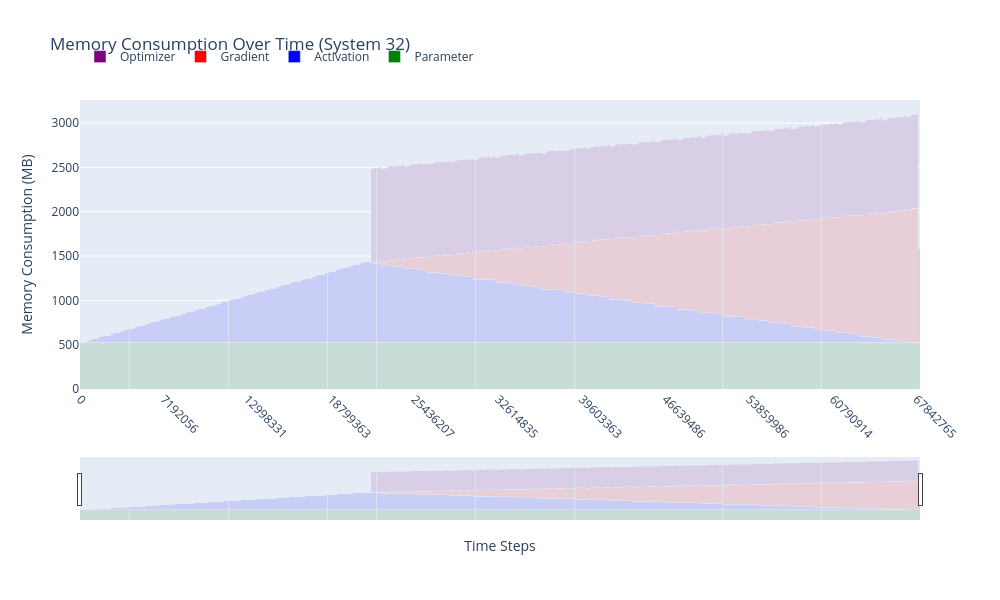

This figure's notebook cell:
### Code cell
import pandas as pd
import numpy as np
import plotly.graph_objects as go

# Load the CSV file
file_path = './output/GPT_3_1300M_4/2D_Torus/4_8_2_1_0_memory.csv'
data = pd.read_csv(file_path)

# Filter rows where the 'Sys' column value is 32
filtered_data = data[data[' Sys'] == 32]

# Sort data by time to ensure correct ordering
filtered_data = filtered_data.sort_values(by=' Time')

# Calculate memory consumption components (convert to MB)
activation = (filtered_data['  Activation']) / 1024 / 1024
gradient = (filtered_data[' Gradient']) / 1024 / 1024

# Fill in optimizer from first non-zero point
max_optimizer = filtered_data[' Optimizer'].max()
gradient_values = filtered_data[' Gradient'].values
first_nonzero_idx = np.argmax(gradient_values != 0)

filtered_data[' Optimizer'].values[first_nonzero_idx:] = max_optimizer
optimizer = filtered_data[' Optimizer'] / 1024 / 1024

# Parameter is constant over time
parameter = [max(filtered_data[' Parameter'] / 1024 / 1024)] * len(filtered_data)
filtered_data['Total_Consumption'] = (activation + gradient + parameter + optimizer)

# X-axis: time steps
x_indices = list(range(len(filtered_data)))
time_values = filtered_data[' Time'].values

# Create a stacked bar chart
fig = go.Figure()

fig.add_trace(
    go.Bar(
        x=x_indices,
        y=parameter,
        name="Parameter",
        marker=dict(color='green'),
        hovertemplate='Time: %{customdata}<br>Parameter: %{y:.2f} MB<extra></extra>',
        customdata=time_values,
        width=1
    )
)

fig.add_trace(
    go.Bar(
        x=x_indices,
        y=activation,
        name="Activation",
        marker=dict(color='blue'),
        hovertemplate='Time: %{customdata}<br>Activation: %{y:.2f} MB<extra></extra>',
        customdata=time_values,
        width=1
    )
)

fig.add_trace(
    go.Bar(
        x=x_indices,
        y=gradient,
        name="Gradient",
        marker=dict(color='red'),
        hovertemplate='Time: %{customdata}<br>Gradient: %{y:.2f} MB<extra></extra>',
        customdata=time_values,
        width=1
    )
)

fig.add_trace(
    go.Bar(
        x=x_indices,
        y=optimizer,
        name="Optimizer",
        marker=dict(color='purple'),
        hovertemplate='Time: %{customdata}<br>Optimizer: %{y:.2f} MB<extra></extra>',
        customdata=time_values,
        width=1
    )
)

# Add scrollable range slider and zoomable x-axis
fig.update_layout(
    barmode='stack',
    title_text="Memory Consumption Over Time (System 32)",
    yaxis_title="Memory Consumption (MB)",
    legend=dict(x=0, y=1.1, orientation='h'),
    height=600,
    width=1000,
    bargap=0,
    bargroupgap=0,

    xaxis=dict(
        title="Time Steps",
        rangeslider=dict(visible=True),  # Range slider enabled
        type="linear"
    )
)

# Optional: clean and angled tick marks
step = max(1, len(filtered_data) // 10)
tick_vals = x_indices[::step]
tick_text = [f"{time_values[i]}" for i in tick_vals]

fig.update_xaxes(
    tickvals=tick_vals,
    ticktext=tick_text,
    tickangle=45
)

fig.show()

### Figure 1 — Plotly figure (JSON) as saved in the notebook; plotly's stock layout.template omitted (floating-point values rounded to 4 significant figures; data arrays with more than 128 entries replaced by an {"elided": "..."} marker saying what was removed)
{"data": [{"customdata": {"elided": "1697 int values"}, "hovertemplate": "Time: %{customdata}<br>Parameter: %{y:.2f} MB<extra></extra>", "marker": {"color": "green"}, "name": "Parameter", "type": "bar", "width": 1, "x": {"elided": "1697 int values"}, "y": {"elided": "1697 int values"}}, {"customdata": {"elided": "1697 int values"}, "hovertemplate": "Time: %{customdata}<br>Activation: %{y:.2f} MB<extra></extra>", "marker": {"color": "blue"}, "name": "Activation", "type": "bar", "width": 1, "x": {"elided": "1697 int values"}, "y": {"elided": "1697 float values"}}, {"customdata": {"elided": "1697 int values"}, "hovertemplate": "Time: %{customdata}<br>Gradient: %{y:.2f} MB<extra></extra>", "marker": {"color": "red"}, "name": "Gradient", "type": "bar", "width": 1, "x": {"elided": "1697 int values"}, "y": {"elided": "1697 float values"}}, {"customdata": {"elided": "1697 int values"}, "hovertemplate": "Time: %{customdata}<br>Optimizer: %{y:.2f} MB<extra></extra>", "marker": {"color": "purple"}, "name": "Optimizer", "type": "bar", "width": 1, "x": {"elided": "1697 int values"}, "y": {"elided": "1697 float values"}}], "layout": {"bargap": 0, "bargroupgap": 0, "barmode": "stack", "height": 600, "legend": {"orientation": "h", "x": 0, "y": 1.1}, "title": {"text": "Memory Consumption Over Time (System 32)"}, "width": 1000, "xaxis": {"rangeslider": {"visible": true}, "tickangle": 45, "ticktext": ["0", "7192056", "12998331", "18799363", "25436207", "32614835", "39603363", "46639486", "53859986", "60790914", "67842765"], "tickvals": [0, 169, 338, 507, 676, 845, 1014, 1183, 1352, 1521, 1690], "title": {"text": "Time Steps"}, "type": "linear"}, "yaxis": {"title": {"text": "Memory Consumption (MB)"}}}}
